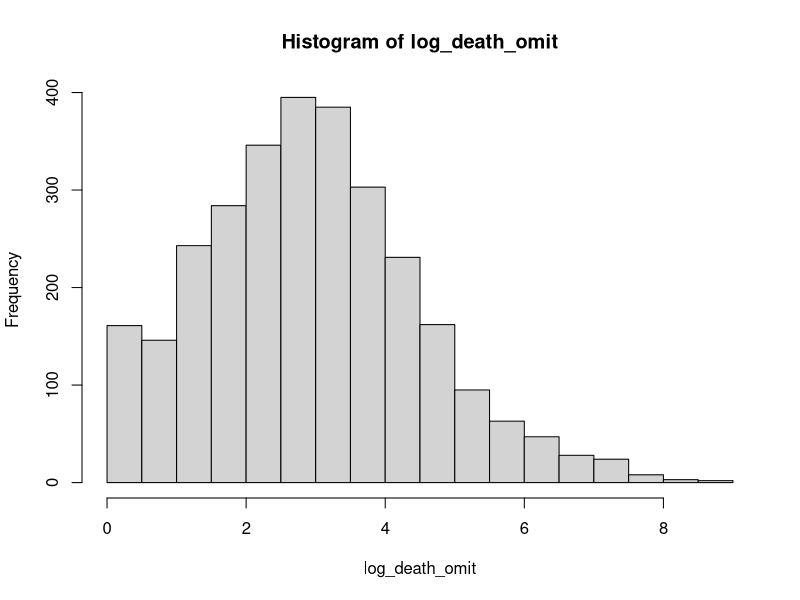

Source code (R): (Note: this script raises an error after producing the figure.)
## ---- chunk 1
knitr::opts_chunk$set(echo = TRUE)
## ---- chunk 2

library(leaps)
library(MASS)
## ---- chunk 3
data <- read.table("full_data_no_na.csv", sep = ",", header = TRUE)
deaths <- data$deaths

sapply(data, class)

deaths_omit_0 <- data[which(data$deaths != 0),]
log_death_omit <- log(deaths_omit_0$deaths)
hist(log_death_omit)

full_model_death_omit <- lm(log_death_omit ~ mask_score + ratio_pop_to_physician + unemploy_rate 
                 + HS_grad_rate + flu_vacc_. + uninsured + median_income + pop_size 
                 + X._rural + life_expectancy + sim_diversity_index + area + X._democrat 
                 + sim_diversity_index + life_expectancy + pop_density, data = deaths_omit_0)
summary(full_model_death_omit)


#per population size
deaths_per_pop <- deaths_omit_0$deaths/deaths_omit_0$pop_size

full_model_pop_death_omit <- lm(deaths_per_pop ~ mask_score + ratio_pop_to_physician + unemploy_rate
                 + HS_grad_rate + flu_vacc_. + uninsured + median_income 
                 + X._rural + life_expectancy + sim_diversity_index + area + X._democrat
                 + sim_diversity_index + life_expectancy, data = deaths_omit_0)
boxcox(full_model_pop_death_omit)
#need to take the log
## ---- chunk 4
log_deaths_pop_omit <- 1/log(1/(deaths_per_pop))
hist(log_deaths_pop_omit, breaks = 200)

#full model where the number of deaths is divided by the population and zeros are omitted.
#issue is that taking the log of something (to correct that boxcox) that is between 0 and 1 will lead to negative response variables. 
full_model_log_pop_death_omit <- lm(log_deaths_pop_omit ~ mask_score + ratio_pop_to_physician + unemploy_rate + HS_grad_rate + flu_vacc_. + uninsured + median_income + X._rural + life_expectancy + sim_diversity_index + area + X._democrat + sim_diversity_index + life_expectancy, data = deaths_omit_0)

boxcox(full_model_log_pop_death_omit)
summary(full_model_log_pop_death_omit)

anova(full_model_log_pop_death_omit)

#decided on more relevant to do deaths per pop, even though the summary is less good. This model omits those places where there were 0 deaths (consider, not all counties have hospitals where someone in critical care would go to die... ) 
par(mfrow = c(2,2))
plot(full_model_log_pop_death_omit)
## ---- chunk 5
#reg_subsets
sum_sub = regsubsets(log_deaths_pop_omit ~ mask_score + ratio_pop_to_physician + unemploy_rate + HS_grad_rate + flu_vacc_. + uninsured + median_income + X._rural + life_expectancy + sim_diversity_index + area + X._democrat + sim_diversity_index + life_expectancy, data = deaths_omit_0,nvmax=20, nbest=10, method='forward')

#not looking like any combinations of these variables are a particularly good predictor of covid death. 
#potentially a missing componant: death over time

res.sum <- summary(sum_sub)
summary(res.sum,all.best=TRUE,matrix=T,matrix.logical=F,df=NULL)
max(res.sum$adjr2)

n = length(log_deaths_pop_omit)
p.m = as.integer(rownames(res.sum$which))+1#number of coefficients in each model: p
ssto = sum((log_deaths_pop_omit-mean(log_deaths_pop_omit))^2)
sse = (1-res.sum$rsq)*ssto
aic = n*log(sse/n)+2*p.m
bic = n*log(sse/n)+log(n)*p.m
res_sub = cbind(sse, res.sum$rsq, res.sum$adjr2,res.sum$cp, bic, aic)
head(res_sub, n=1)
